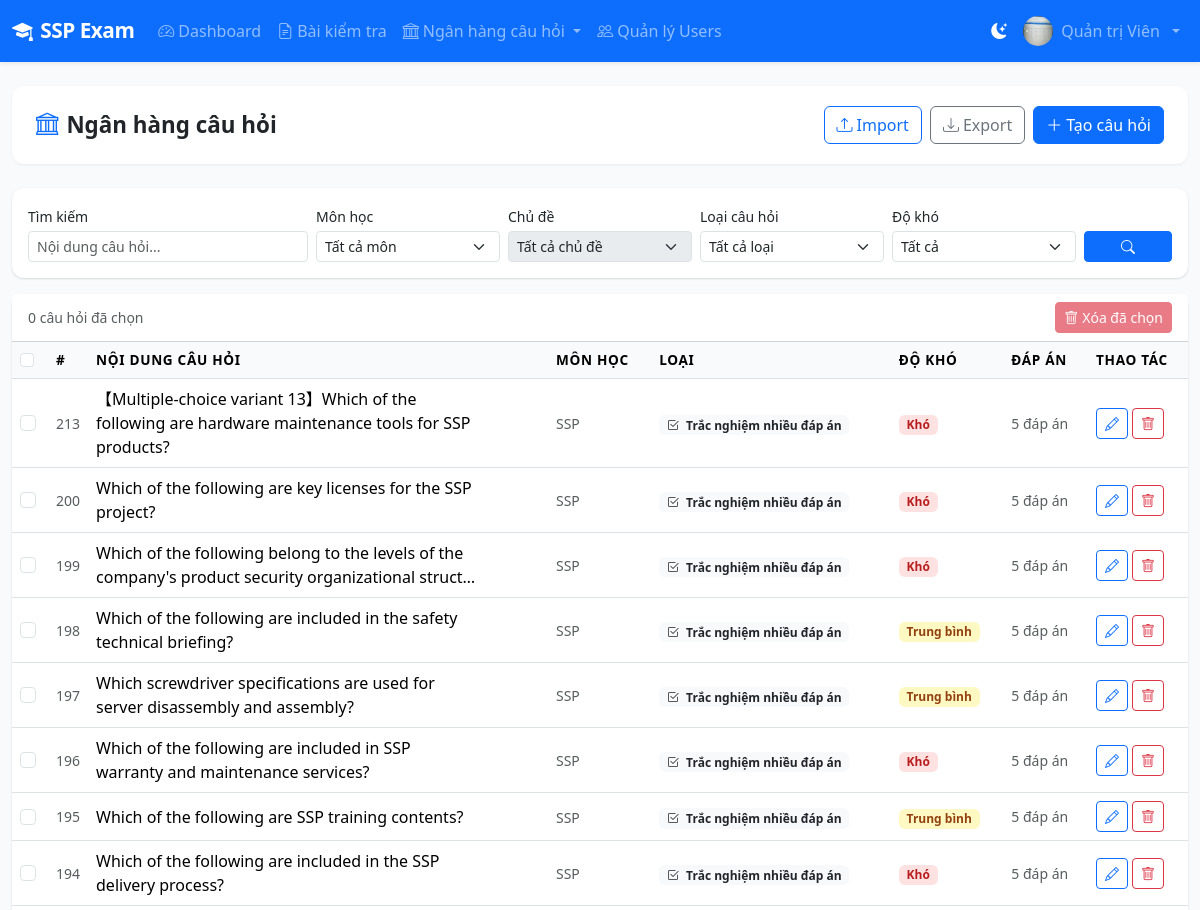
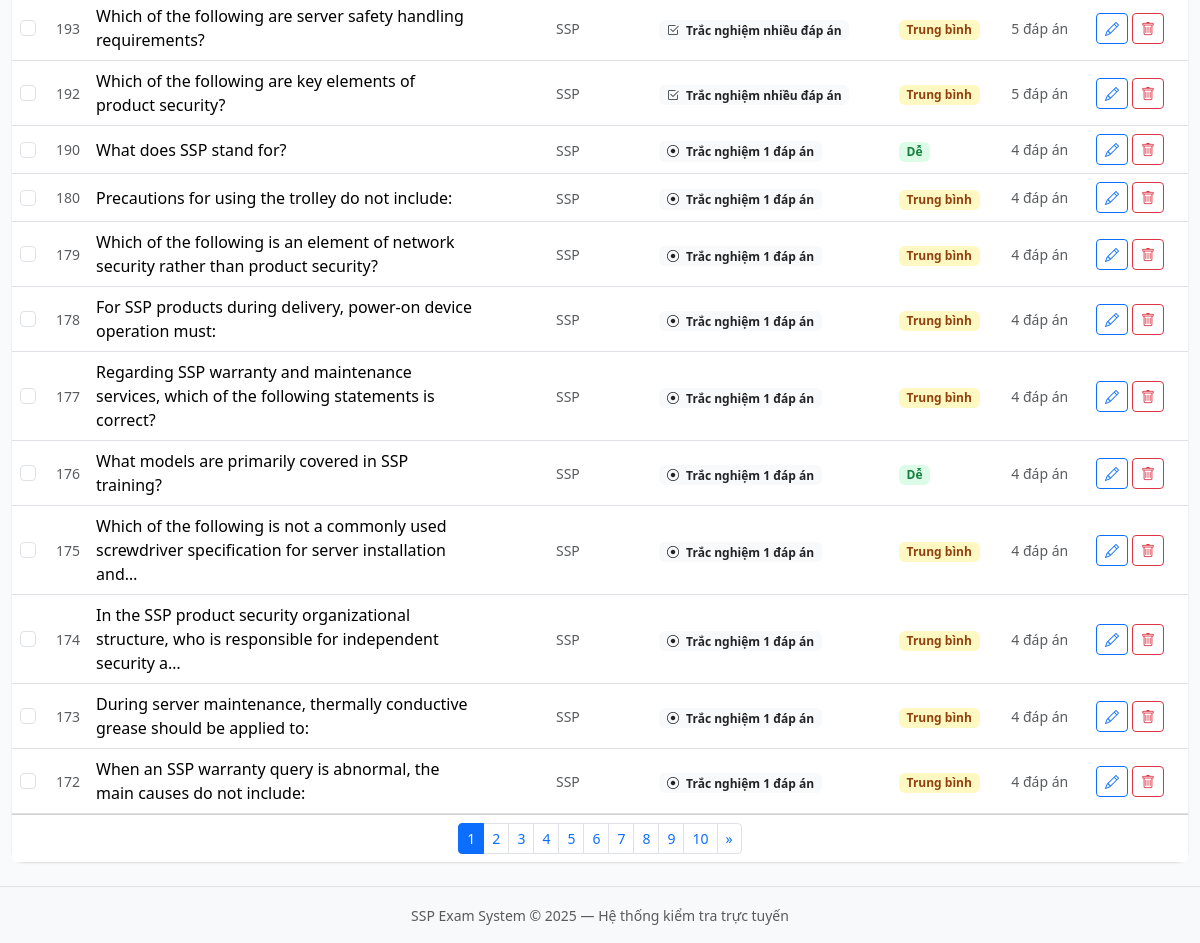
/questions/ (signed in), run on the app's committed database (2 pictures, top to bottom).
### accounts/models.py (models this page shows, shortened)
class User(AbstractUser):
    ROLE_ADMIN = 'admin'
    ROLE_TEACHER = 'teacher'
    ROLE_STUDENT = 'student'
    ROLE_CHOICES = [
        (ROLE_ADMIN, 'Quản trị viên'),
        (ROLE_TEACHER, 'Quản lý đào tạo'),
        (ROLE_STUDENT, 'Nhân viên'),
    ]
    role = models.CharField(max_length=20, choices=ROLE_CHOICES, default=ROLE_STUDENT)
    phone = models.CharField(max_length=20, blank=True)
    avatar = models.ImageField(upload_to='avatars/', blank=True, null=True)
    student_id = models.CharField(max_length=50, blank=True, verbose_name='Mã nhân viên')
    class_name = models.CharField(max_length=100, blank=True, verbose_name='Phòng ban/Team')
    created_at = models.DateTimeField(auto_now_add=True)
    updated_at = models.DateTimeField(auto_now=True)
    class Meta:
        verbose_name = 'Người dùng'
        verbose_name_plural = 'Người dùng'
        ordering = ['-date_joined']
    @property
    def is_admin(self):
        return self.role == self.ROLE_ADMIN
    @property
    def can_create_exam(self):
        return self.role in (self.ROLE_ADMIN, self.ROLE_TEACHER)

### questions/models.py (models this page shows, shortened)
class Question(models.Model):
    TYPE_SINGLE = 'single'
    TYPE_MULTIPLE = 'multiple'
    TYPE_TRUE_FALSE = 'true_false'
    TYPE_ESSAY = 'essay'
    TYPE_CHOICES = [
        (TYPE_SINGLE, 'Trắc nghiệm 1 đáp án'),
        (TYPE_MULTIPLE, 'Trắc nghiệm nhiều đáp án'),
        (TYPE_TRUE_FALSE, 'Đúng / Sai'),
        (TYPE_ESSAY, 'Tự luận'),
    ]
    DIFFICULTY_EASY = 'easy'
    DIFFICULTY_MEDIUM = 'medium'
    DIFFICULTY_HARD = 'hard'
    DIFFICULTY_CHOICES = [
        (DIFFICULTY_EASY, 'Dễ'),
        (DIFFICULTY_MEDIUM, 'Trung bình'),
        (DIFFICULTY_HARD, 'Khó'),
    ]
    subject = models.ForeignKey(Subject, on_delete=models.CASCADE, related_name='questions')
    topic = models.ForeignKey(Topic, on_delete=models.SET_NULL, null=True, blank=True, related_name='questions')
    question_type = models.CharField(max_length=20, choices=TYPE_CHOICES, default=TYPE_SINGLE)
    difficulty = models.CharField(max_length=20, choices=DIFFICULTY_CHOICES, default=DIFFICULTY_MEDIUM)
    content = models.TextField(verbose_name='Nội dung câu hỏi')
    image = models.ImageField(upload_to='questions/', blank=True, null=True)
    explanation = models.TextField(blank=True, verbose_name='Giải thích đáp án')
    points = models.DecimalField(max_digits=5, decimal_places=2, default=1.0, verbose_name='Điểm')
    is_active = models.BooleanField(default=True)
    created_by = models.ForeignKey(
        settings.AUTH_USER_MODEL, on_delete=models.SET_NULL,
        null=True, related_name='questions_created'
    )
    created_at = models.DateTimeField(auto_now_add=True)
    updated_at = models.DateTimeField(auto_now=True)
    class Meta:
        verbose_name = 'Câu hỏi'
        verbose_name_plural = 'Câu hỏi'
        ordering = ['-created_at']

class Subject(models.Model):
    name = models.CharField(max_length=200, verbose_name='Tên môn học')
    code = models.CharField(max_length=20, blank=True, verbose_name='Mã môn')
    description = models.TextField(blank=True)
    created_by = models.ForeignKey(settings.AUTH_USER_MODEL, on_delete=models.SET_NULL, null=True)
    created_at = models.DateTimeField(auto_now_add=True)
    class Meta:
        verbose_name = 'Môn học'
        verbose_name_plural = 'Môn học'
        ordering = ['name']

### questions/views.py (the view)
# urls.py: path('', views.question_bank_view, name='question_bank'),
@teacher_required
def question_bank_view(request):
    qs = Question.objects.select_related('subject', 'topic').prefetch_related('choices')
    subject_id = request.GET.get('subject', '')
    topic_id = request.GET.get('topic', '')
    q_type = request.GET.get('type', '')
    difficulty = request.GET.get('difficulty', '')
    q = request.GET.get('q', '')
    if subject_id:
        qs = qs.filter(subject_id=subject_id)
        if topic_id:
            qs = qs.filter(topic_id=topic_id)
    else:
        topic_id = ''
    if q_type:
        qs = qs.filter(question_type=q_type)
    if difficulty:
        qs = qs.filter(difficulty=difficulty)
    if q:
        qs = qs.filter(content__icontains=q)
    topics = Topic.objects.filter(subject_id=subject_id).order_by('name') if subject_id else []
    paginator = Paginator(qs, 20)
    page = paginator.get_page(request.GET.get('page'))
    return render(request, 'questions/bank.html', {
        'page_obj': page,
        'subjects': Subject.objects.all(),
        'topics': topics,
        'type_choices': Question.TYPE_CHOICES,
        'difficulty_choices': Question.DIFFICULTY_CHOICES,
        'filters': {'subject': subject_id, 'topic': topic_id, 'type': q_type, 'difficulty': difficulty, 'q': q},
    })

### templates/questions/bank.html (shortened to what this page needs)
{% extends 'base.html' %}
{% block content %}
<div class="page-header">
  <h1><i class="bi bi-bank me-2 text-primary"></i>Ngân hàng câu hỏi</h1>
  <div class="d-flex gap-2">
    <a href="{% url 'import_questions' %}" class="btn btn-outline-primary"><i class="bi bi-upload me-1"></i>Import</a>
    <a href="{% url 'export_questions' %}{% if filters.subject %}?subject={{ filters.subject }}{% endif %}" class="btn btn-outline-secondary"><i class="bi bi-download me-1"></i>Export</a>
    <a href="{% url 'question_create' %}" class="btn btn-primary"><i class="bi bi-plus-lg me-1"></i>Tạo câu hỏi</a>
  </div>
</div>
<div class="card mb-3">
  <div class="card-body py-3">
    <form class="row g-2 align-items-end" method="get">
      <div class="col-md-3">
        <label class="form-label fw-medium small mb-1">Tìm kiếm</label>
        <input type="text" name="q" value="{{ filters.q }}" class="form-control form-control-sm" placeholder="Nội dung câu hỏi...">
      </div>
      <div class="col-md-2">
        <label class="form-label fw-medium small mb-1">Môn học</label>
        <select name="subject" id="filterSubject" class="form-select form-select-sm">
          <option value="">Tất cả môn</option>
        </select>
      </div>
      <div class="col-md-2">
        <label class="form-label fw-medium small mb-1">Chủ đề</label>
        <select name="topic" id="filterTopic" class="form-select form-select-sm" {% if not filters.subject %}disabled title="Chọn Môn học trước"{% endif %}>
          <option value="">Tất cả chủ đề</option>
        </select>
      </div>
      <div class="col-md-2">
        <label class="form-label fw-medium small mb-1">Loại câu hỏi</label>
        <select name="type" class="form-select form-select-sm">
          <option value="">Tất cả loại</option>
        </select>
      </div>
      <div class="col-md-2">
        <label class="form-label fw-medium small mb-1">Độ khó</label>
        <select name="difficulty" class="form-select form-select-sm">
          <option value="">Tất cả</option>
        </select>
      </div>
      <div class="col-md-1">
        <button type="submit" class="btn btn-primary btn-sm w-100"><i class="bi bi-search"></i></button>
      </div>
    </form>
  </div>
</div>
<form method="post" action="{% url 'question_bulk_delete' %}" id="bulkDeleteForm">
<div class="card">
  <div class="card-header bg-white d-flex justify-content-between align-items-center py-2">
    <span class="small text-muted"><span id="qSelCount">0</span> câu hỏi đã chọn</span>
    <button type="submit" class="btn btn-sm btn-danger" id="btnBulkDelete" disabled
      onclick="return confirm('Xóa các câu hỏi đã chọn khỏi ngân hàng? Câu hỏi đang nằm trong bài kiểm tra cũng sẽ bị gỡ khỏi bài. Hành động không thể hoàn tác.')">
      <i class="bi bi-trash me-1"></i>Xóa đã chọn
    </button>
  </div>
  <div class="table-responsive">
    <table class="table table-hover mb-0 align-middle">
      <thead><tr>
        <th style="width:36px"><input type="checkbox" class="form-check-input" id="qCheckAll" title="Chọn tất cả trên trang"></th>
        <th style="width:40px">#</th>
        <th>Nội dung câu hỏi</th>
        <th>Môn học</th>
        <th>Loại</th>
        <th>Độ khó</th>
        <th>Đáp án</th>
        <th style="width:100px">Thao tác</th>
      </tr></thead>
      <tbody>
        {% for q in page_obj %}
        <tr>
          <td><input type="checkbox" class="form-check-input q-row-check" name="question_ids" value="{{ q.pk }}"></td>
          <td class="text-muted small">{{ q.pk }}</td>
          <td>
            <div class="fw-medium" style="max-width:380px">{{ q.content|truncatechars:100 }}</div>
          </td>
          <td><span class="small text-muted">{{ q.subject.name }}</span></td>
          <td>
            <span class="badge bg-light text-dark small">
              {% if q.question_type == 'single' %}<i class="bi bi-record-circle me-1"></i>{% endif %}
              {% if q.question_type == 'multiple' %}<i class="bi bi-check2-square me-1"></i>{% endif %}
              {{ q.get_question_type_display }}
            </span>
          </td>
          <td>
            <span class="badge difficulty-{{ q.difficulty }}">{{ q.get_difficulty_display }}</span>
          </td>
          <td class="small text-muted">{{ q.choices.count }} đáp án</td>
          <td>
            <div class="d-flex gap-1">
              <a href="{% url 'question_edit' q.pk %}" class="btn btn-sm btn-outline-primary" title="Sửa"><i class="bi bi-pencil"></i></a>
              <a href="{% url 'question_delete' q.pk %}" class="btn btn-sm btn-outline-danger" title="Xóa"><i class="bi bi-trash"></i></a>
            </div>
          </td>
        </tr>
        {% empty %}
        <tr><td colspan="8" class="text-center text-muted py-5">
          <i class="bi bi-inbox display-6 d-block mb-2"></i>
          Chưa có câu hỏi nào. <a href="{% url 'question_create' %}">Tạo câu hỏi đầu tiên!</a>
        </td></tr>
        {% endfor %}
      </tbody>
    </table>
  </div>
  {% if page_obj.has_other_pages %}
  <div class="card-footer bg-white">
    <nav><ul class="pagination pagination-sm mb-0 justify-content-center">
      {% for num in page_obj.paginator.page_range %}
      <li class="page-item {% if page_obj.number == num %}active{% endif %}">
        <a class="page-link" href="?page={{ num }}&q={{ filters.q }}&subject={{ filters.subject }}&topic={{ filters.topic }}&type={{ filters.type }}&difficulty={{ filters.difficulty }}">{{ num }}</a>
      </li>
      {% endfor %}
      {% if page_obj.has_next %}
      <li class="page-item"><a class="page-link" href="?page={{ page_obj.next_page_number }}&q={{ filters.q }}&subject={{ filters.subject }}&topic={{ filters.topic }}&type={{ filters.type }}&difficulty={{ filters.difficulty }}">&raquo;</a></li>
      {% endif %}
    </ul></nav>
  </div>
  {% endif %}
</div>
</form>
{% endblock %}

### templates/base.html (shortened to what this page needs)
<!DOCTYPE html>
<html lang="vi">
<head>
    <link href="https://cdn.jsdelivr.net/npm/bootstrap@5.3.2/dist/css/bootstrap.min.css" rel="stylesheet">
    <link href="https://cdn.jsdelivr.net/npm/bootstrap-icons@1.11.3/font/bootstrap-icons.min.css" rel="stylesheet">
    <link href="{% load static %}{% static 'css/main.css' %}" rel="stylesheet">
</head>
<body>
{% load static %}
<nav class="navbar navbar-expand-lg navbar-dark bg-primary shadow-sm">
    <div class="container-fluid">
        <a class="navbar-brand fw-bold" href="{% url 'dashboard' %}">
            <i class="bi bi-mortarboard-fill me-2"></i>SSP Exam
        </a>
        <div class="collapse navbar-collapse" id="navMain">
            {% if user.is_authenticated %}
            <ul class="navbar-nav me-auto">
                <li class="nav-item">
                    <a class="nav-link {% if request.resolver_match.url_name == 'dashboard' %}active{% endif %}"
                       href="{% url 'dashboard' %}"><i class="bi bi-speedometer2 me-1"></i>Dashboard</a>
                </li>
                {% if user.can_create_exam %}
                <li class="nav-item">
                    <a class="nav-link {% if 'exam' in request.resolver_match.url_name %}active{% endif %}"
                       href="{% url 'exam_list' %}"><i class="bi bi-file-earmark-text me-1"></i>Bài kiểm tra</a>
                </li>
                <li class="nav-item dropdown">
                    <a class="nav-link dropdown-toggle" href="#" data-bs-toggle="dropdown">
                        <i class="bi bi-bank me-1"></i>Ngân hàng câu hỏi
                    </a>
                </li>
                {% endif %}
                {% if user.is_admin %}
                <li class="nav-item">
                    <a class="nav-link" href="{% url 'user_list' %}"><i class="bi bi-people me-1"></i>Quản lý Users</a>
                </li>
                {% endif %}
            </ul>
            <ul class="navbar-nav ms-auto align-items-center">
                <li class="nav-item">
                    <button class="nav-link" id="themeToggle" type="button" title="Chế độ sáng / tối">
                        <i class="bi bi-moon-stars-fill" id="themeIcon"></i>
                    </button>
                </li>
                <li class="nav-item dropdown">
                    <a class="nav-link dropdown-toggle d-flex align-items-center gap-2" href="#" data-bs-toggle="dropdown">
                        {% if user.avatar %}
                        <img src="{{ user.avatar.url }}" class="rounded-circle" width="30" height="30" alt="avatar">
                        {% else %}
                        <div class="avatar-circle-sm">{{ user.first_name|first|default:user.username|first|upper }}</div>
                        {% endif %}
                        <span class="d-none d-md-inline">{{ user.get_full_name|default:user.username }}</span>
                    </a>
                </li>
            </ul>
            {% endif %}
        </div>
    </div>
</nav>
<div class="container-fluid py-4">
    {% block content %}{% endblock %}
</div>
<footer class="footer mt-auto py-3 bg-light border-top">
    <div class="container text-center">
        <span class="text-muted small">SSP Exam System &copy; 2025 — Hệ thống kiểm tra trực tuyến</span>
    </div>
</footer>
</body>
</html>

### static/css/main.css (style rules this page uses)
:root { --primary: #2563eb; --primary-dark: #1d4ed8; --success: #16a34a; --danger: #dc2626; --warning: #d97706; --info: #0891b2; --sidebar-width: 260px; }
body { background-color: #f8fafc; font-family: 'Segoe UI', system-ui, -apple-system, sans-serif; min-height: 100vh; display: flex; flex-direction: column; }
.navbar-brand { font-size: 1.3rem; letter-spacing: -0.5px; }
.card { border: none; border-radius: 12px; box-shadow: 0 1px 3px rgba(0,0,0,.08), 0 1px 2px rgba(0,0,0,.06); transition: box-shadow .2s; }
.difficulty-easy { background: #dcfce7; color: #15803d; }
.difficulty-medium { background: #fef9c3; color: #92400e; }
.difficulty-hard { background: #fee2e2; color: #b91c1c; }
.table th { background: #f8fafc; font-weight: 600; font-size: .85rem; text-transform: uppercase; letter-spacing: .05em; }
.page-header { background: #fff; border-radius: 12px; padding: 1.25rem 1.5rem; margin-bottom: 1.5rem; box-shadow: 0 1px 3px rgba(0,0,0,.06); display: flex; align-items: center; justify-content: space-between; flex-wrap: wrap; gap: .75rem; }
.page-header h1 { font-size: 1.4rem; font-weight: 700; margin: 0; }
#themeToggle { border: none; background: transparent; color: #fff; }

### data on the page
User: avatar (picture), get_full_name "Quản trị Viên"
Question: pk "213", content "【Multiple-choice variant 13】Which of the following are hardware maintenance tools for SSP products?", subject.name "SSP", question_type "Trắc nghiệm nhiều đáp án", difficulty "Khó", choices.count "5"
Question: pk "200", content "Which of the following are key licenses for the SSP project?", subject.name "SSP", question_type "Trắc nghiệm nhiều đáp án", difficulty "Khó", choices.count "5"
Question: pk "199", content "Which of the following belong to the levels of the company's product security organizational struct…", subject.name "SSP", question_type "Trắc nghiệm nhiều đáp án", difficulty "Khó", choices.count "5"
Question: pk "198", content "Which of the following are included in the safety technical briefing?", subject.name "SSP", question_type "Trắc nghiệm nhiều đáp án", difficulty "Trung bình", choices.count "5"
Question: pk "197", content "Which screwdriver specifications are used for server disassembly and assembly?", subject.name "SSP", question_type "Trắc nghiệm nhiều đáp án", difficulty "Trung bình", choices.count "5"
Question: pk "196", content "Which of the following are included in SSP warranty and maintenance services?", subject.name "SSP", question_type "Trắc nghiệm nhiều đáp án", difficulty "Khó", choices.count "5"
Question: pk "195", content "Which of the following are SSP training contents?", subject.name "SSP", question_type "Trắc nghiệm nhiều đáp án", difficulty "Trung bình", choices.count "5"
Question: pk "194", content "Which of the following are included in the SSP delivery process?", subject.name "SSP", question_type "Trắc nghiệm nhiều đáp án", difficulty "Khó", choices.count "5"
Question: pk "193", content "Which of the following are server safety handling requirements?", subject.name "SSP", question_type "Trắc nghiệm nhiều đáp án", difficulty "Trung bình", choices.count "5"
Question: pk "192", content "Which of the following are key elements of product security?", subject.name "SSP", question_type "Trắc nghiệm nhiều đáp án", difficulty "Trung bình", choices.count "5"
Question: pk "190", content "What does SSP stand for?", subject.name "SSP", question_type "Trắc nghiệm 1 đáp án", difficulty "Dễ", choices.count "4"
Question: pk "180", content "Precautions for using the trolley do not include:", subject.name "SSP", question_type "Trắc nghiệm 1 đáp án", difficulty "Trung bình", choices.count "4"
Question: pk "179", content "Which of the following is an element of network security rather than product security?", subject.name "SSP", question_type "Trắc nghiệm 1 đáp án", difficulty "Trung bình", choices.count "4"
Question: pk "178", content "For SSP products during delivery, power-on device operation must:", subject.name "SSP", question_type "Trắc nghiệm 1 đáp án", difficulty "Trung bình", choices.count "4"
Question: pk "177", content "Regarding SSP warranty and maintenance services, which of the following statements is correct?", subject.name "SSP", question_type "Trắc nghiệm 1 đáp án", difficulty "Trung bình", choices.count "4"
Question: pk "176", content "What models are primarily covered in SSP training?", subject.name "SSP", question_type "Trắc nghiệm 1 đáp án", difficulty "Dễ", choices.count "4"
Question: pk "175", content "Which of the following is not a commonly used screwdriver specification for server installation and…", subject.name "SSP", question_type "Trắc nghiệm 1 đáp án", difficulty "Trung bình", choices.count "4"
Question: pk "174", content "In the SSP product security organizational structure, who is responsible for independent security a…", subject.name "SSP", question_type "Trắc nghiệm 1 đáp án", difficulty "Trung bình", choices.count "4"
Question: pk "173", content "During server maintenance, thermally conductive grease should be applied to:", subject.name "SSP", question_type "Trắc nghiệm 1 đáp án", difficulty "Trung bình", choices.count "4"
Question: pk "172", content "When an SSP warranty query is abnormal, the main causes do not include:", subject.name "SSP", question_type "Trắc nghiệm 1 đáp án", difficulty "Trung bình", choices.count "4"

### other printed values
{{ num }} "1" "2" "3" "4" "5" "6" "7" "8" "9" "10"
